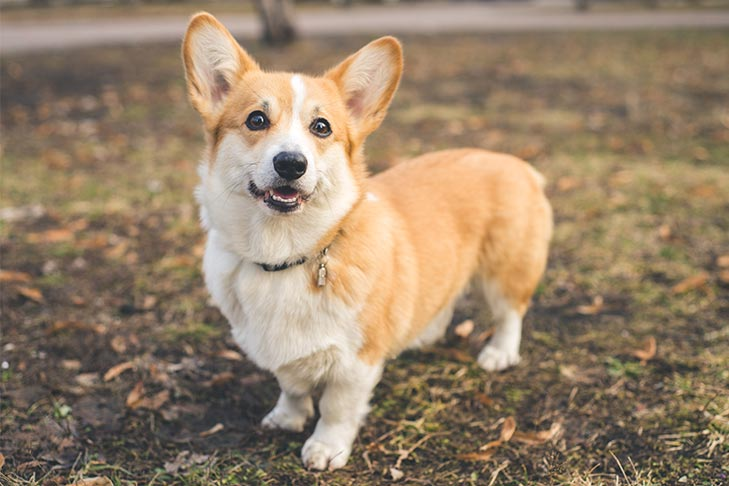
#> input picture CHAPTER08/images/rotate.jpg, 729 x 486 px
$ python 06.rotation2.py
#> lines starting #> are read from the running program, lines starting #| are printed output that depends on the picture
import numpy as np, cv2
from Common.interpolation import rotate_pt

def calc_angle(pts):
    d1 = np.subtract(pts[1], pts[0])
    d2 = np.subtract(pts[2], pts[0])
    angle1 = cv2.fastAtan2(d1[1].astype('float32'), d1[0].astype('float32'))
    angle2 = cv2.fastAtan2(d2[1].astype('float32'), d2[0].astype('float32')) # 실수가 아니라 정수가 드가야 돼서 int로 만들어줌
    return angle2 - angle1

def draw_point(x, y):
    global tmp, pts
    pts.append([x, y])
    print("좌표:", len(pts), [x, y])
    cv2.circle(tmp, (x, y), 2, 255, 2)
    cv2.imshow("image", tmp)

def onMouse(event, x, y, flags, param):
    global tmp, pts
    if (event == cv2.EVENT_LBUTTONUP and len(pts) == 0): draw_point(x, y)
    if (event == cv2.EVENT_LBUTTONDOWN and len(pts) == 1): draw_point(x, y)
    if (event == cv2.EVENT_LBUTTONUP and len(pts) == 2): draw_point(x, y)
    if len(pts) == 3:
        angle = calc_angle(pts)
        print("회전각: %3.2f" % angle)
        dst = rotate_pt(image, angle, pts[0])
        cv2.imshow("image", dst)
        tmp = np.copy(image)
        pts = []

image = cv2.imread("images/rotate.jpg", cv2.IMREAD_GRAYSCALE)
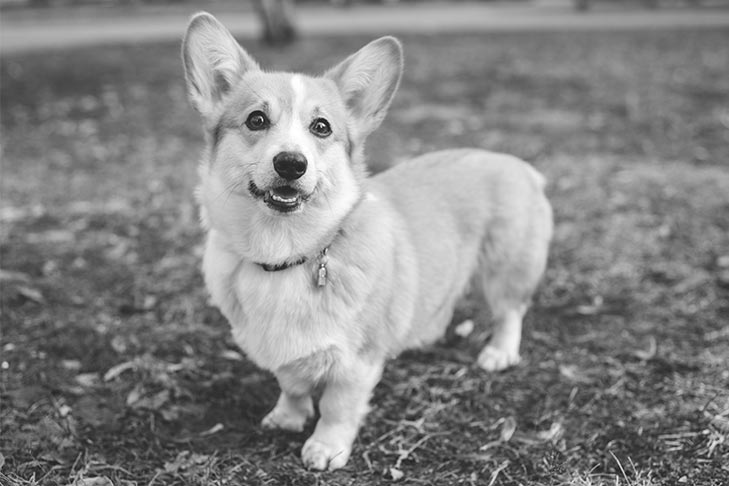
#> image: shape (486, 729); min 15, max 255, mean 133.4
if image is None: raise Exception("영상파일 읽기 에러")
tmp = np.copy(image)
pts = []

cv2.imshow("image", image)
cv2.setMouseCallback("image", onMouse, 0)
cv2.waitKey(0)

$ run again, with CHAPTER08/images/affine.jpg copied over CHAPTER08/images/rotate.jpg
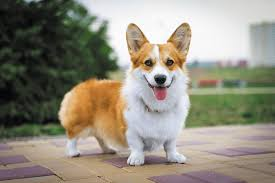
#> input picture CHAPTER08/images/affine.jpg, 275 x 183 px
#> `image = cv2.imread("images/rotate.jpg", cv2.IMREAD_GRAYSCALE)`:
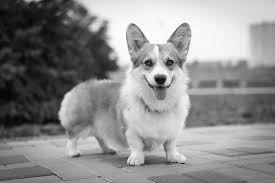
#> image: shape (183, 275); min 0, max 255, mean 140.3

$ run again, with CHAPTER08/images/affine1.jpg copied over CHAPTER08/images/rotate.jpg
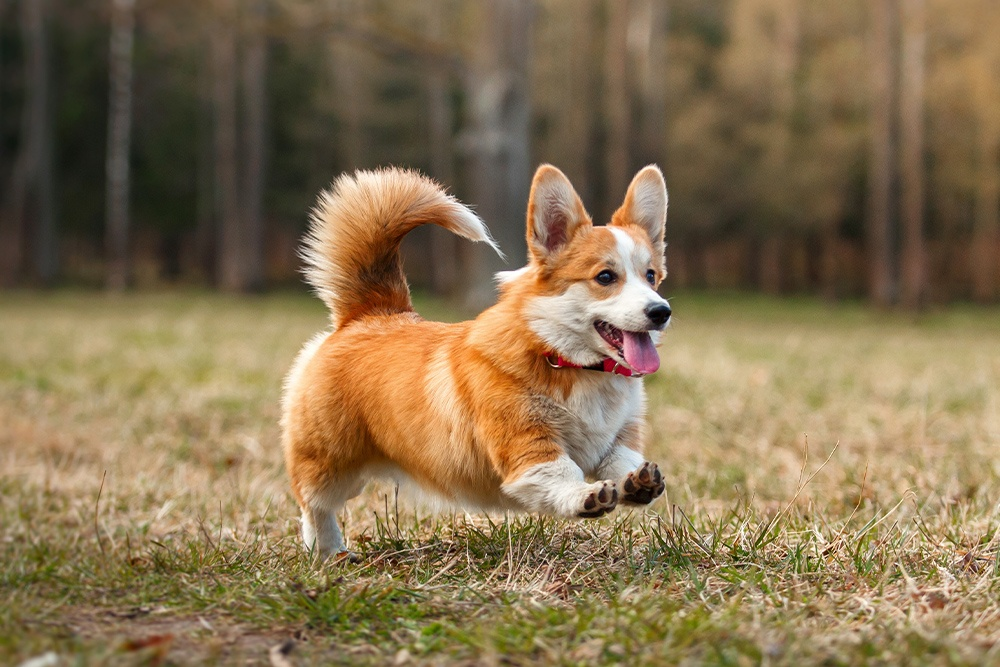
#> input picture CHAPTER08/images/affine1.jpg, 1000 x 667 px
#> `image = cv2.imread("images/rotate.jpg", cv2.IMREAD_GRAYSCALE)`:
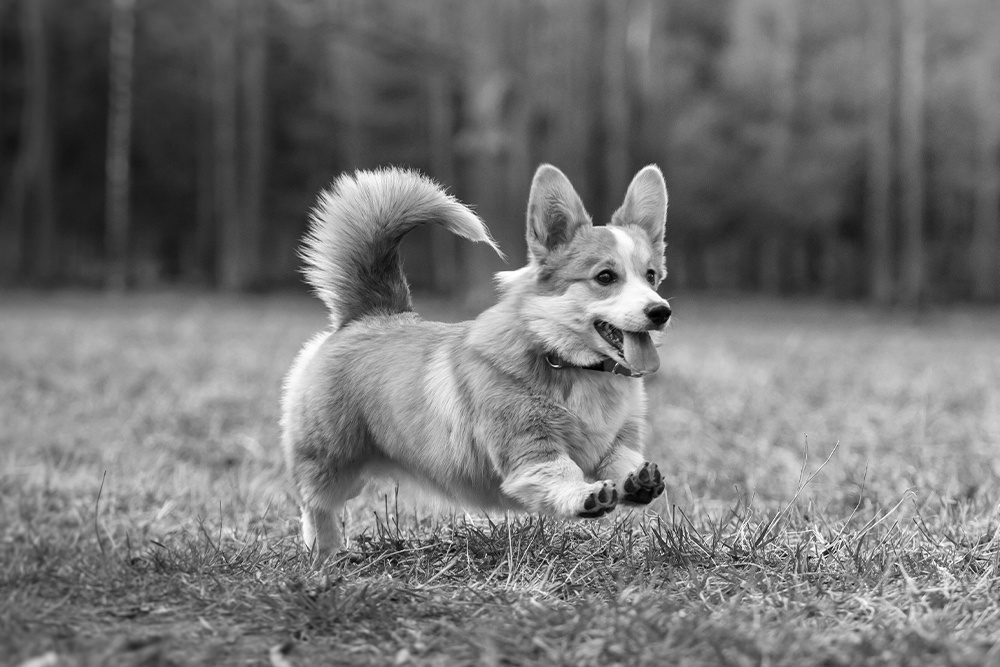
#> image: shape (667, 1000); min 0, max 255, mean 116.3

$ run again, with CHAPTER08/images/interpolation.jpg copied over CHAPTER08/images/rotate.jpg
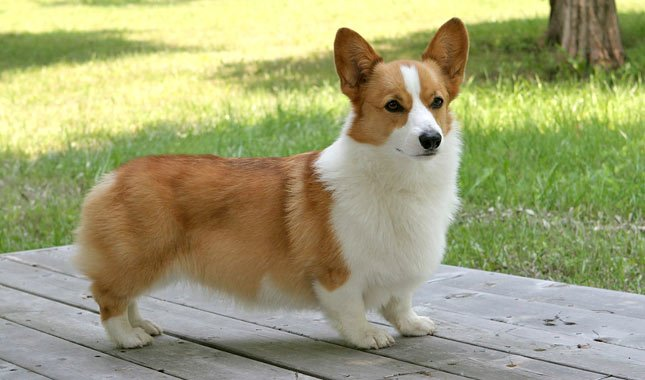
#> input picture CHAPTER08/images/interpolation.jpg, 645 x 380 px
#> `image = cv2.imread("images/rotate.jpg", cv2.IMREAD_GRAYSCALE)`:
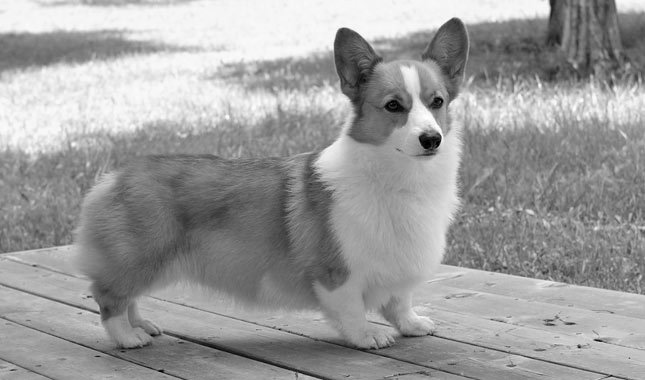
#> image: shape (380, 645); min 0, max 255, mean 155.7
